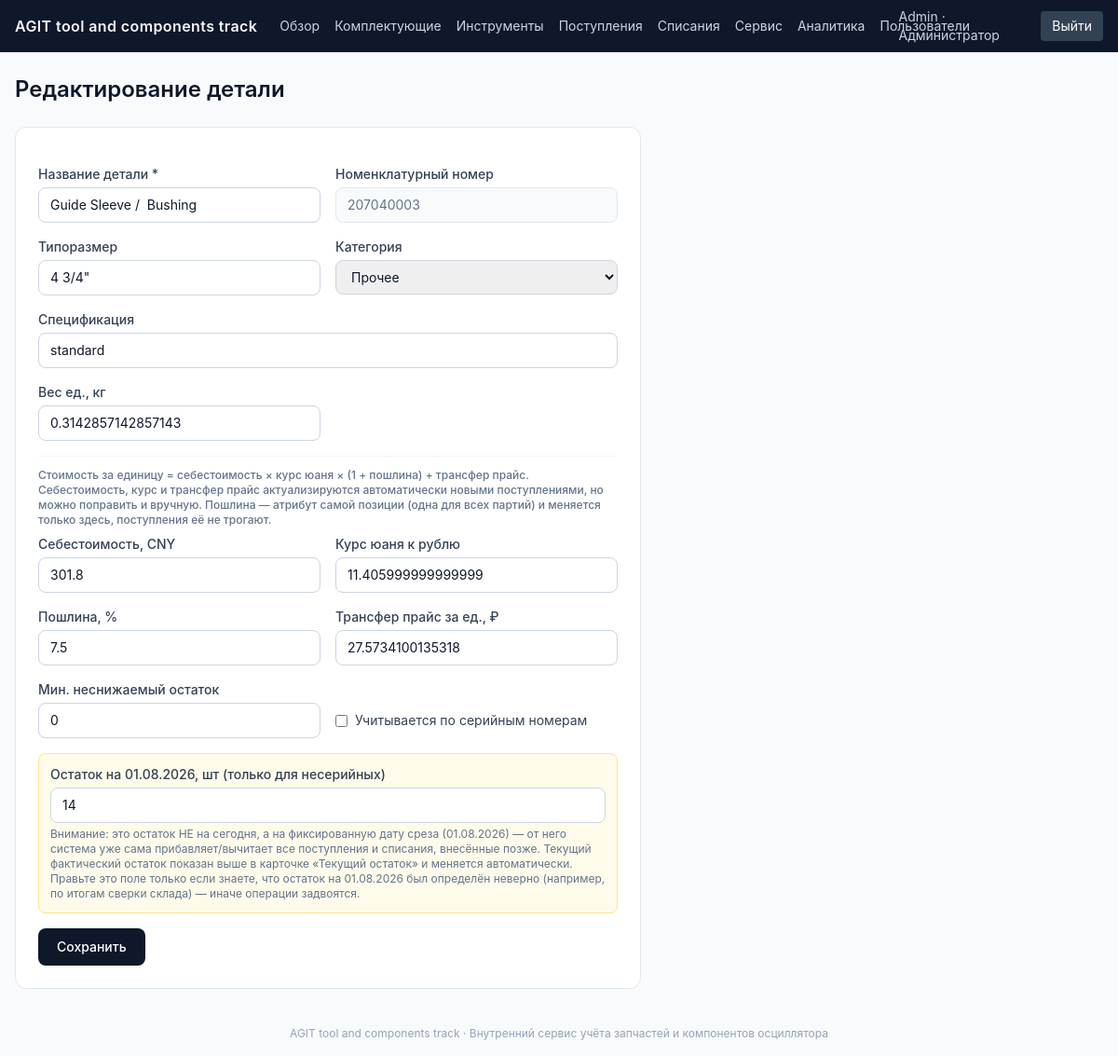
/parts/1/edit (signed in), run on the app's committed database.
### tables this page shows
CREATE TABLE users (
    id            INTEGER PRIMARY KEY AUTOINCREMENT,
    email         TEXT NOT NULL UNIQUE,
    password_hash TEXT NOT NULL,
    full_name     TEXT NOT NULL DEFAULT '',
    role          TEXT NOT NULL DEFAULT 'viewer' CHECK (role IN ('admin', 'engineer', 'viewer')),
    is_active     INTEGER NOT NULL DEFAULT 1,
    created_at    TIMESTAMP NOT NULL DEFAULT CURRENT_TIMESTAMP
);

CREATE TABLE parts (
    id                     INTEGER PRIMARY KEY AUTOINCREMENT,
    tool_size              TEXT NOT NULL DEFAULT '',
    part_name              TEXT NOT NULL,
    part_number            TEXT NOT NULL UNIQUE,
    category               TEXT NOT NULL DEFAULT 'other' CHECK (category IN ('rotor', 'stator', 'other')),
    specification          TEXT NOT NULL DEFAULT '',
    unit_weight_kg         NUMERIC,
    -- Составляющие расчётной стоимости за единицу (см. app/costing.py):
    -- стоимость = standard_cost_cny * exchange_rate * (1 + customs_duty_percent/100)
    --             + unit_transfer_price_rub.
    -- standard_cost_cny / exchange_rate / unit_transfer_price_rub кэшируют
    -- данные САМОГО ПОСЛЕДНЕГО поступления по этой детали (себестоимость
    -- может отличаться от партии к партии) — обновляются автоматически при
    -- регистрации нового поступления (см. routes_receipts.py), либо правятся
    -- вручную в карточке детали. customs_duty_percent — ИСКЛЮЧЕНИЕ: это
    -- атрибут самой позиции (part_number), а не партии — таможенная пошлина
    -- одна и та же для всех поступлений этой детали независимо от партии, и
    -- меняется только вручную в карточке детали (поступления её не трогают).
    standard_cost_cny      NUMERIC,
    exchange_rate          NUMERIC,
    customs_duty_percent   NUMERIC,
    unit_transfer_price_rub NUMERIC,
    min_stock_qty          INTEGER NOT NULL DEFAULT 0,
    is_serialized          INTEGER NOT NULL DEFAULT 1,
    opening_balance_qty    NUMERIC NOT NULL DEFAULT 0,
    created_at             TIMESTAMP NOT NULL DEFAULT CURRENT_TIMESTAMP
);

### app/routes_parts.py (the view, shortened to what this page needs)
@bp.route("/<int:part_id>/edit", methods=("GET", "POST"))
@roles_required("admin", "engineer")
def edit_part(part_id):
    part = db.query_one("SELECT * FROM parts WHERE id = %s", [part_id])
    if not part:
        flash("Деталь не найдена.", "error")
        return redirect(url_for("parts.list_parts"))
    return render_template("parts/edit.html", part=part)

### app/auth.py (called while the page is built)
def load_logged_in_user():
    user_id = session.get("user_id")
    if user_id is None:
        g.user = None
    else:
        g.user = db.query_one(
            "SELECT id, email, full_name, role, is_active FROM users WHERE id = %s",
            [user_id],
        )
        if g.user and not g.user.get("is_active", True):
            g.user = None
            session.clear()

def roles_required(*roles):
    def decorator(view):
        @functools.wraps(view)
        def wrapped(*args, **kwargs):
            if g.user is None:
                return redirect(url_for("auth.login", next=request.path))
            if g.user["role"] not in roles:
                flash("Недостаточно прав для этого действия.", "error")
                return redirect(url_for("dashboard.index"))
            return view(*args, **kwargs)
        return wrapped
    return decorator

def can_edit():
    return g.user is not None and g.user["role"] in ("admin", "engineer")

### app/csrf.py (called while the page is built)
def get_csrf_token():
    token = session.get("_csrf_token")
    if not token:
        token = secrets.token_urlsafe(32)
        session["_csrf_token"] = token
    return token

def init_app(app):
    app.jinja_env.globals["csrf_token"] = get_csrf_token
    @app.before_request
    def _check_csrf():
        if request.method in ("POST", "PUT", "PATCH", "DELETE"):
            sent = request.form.get("csrf_token", "")
            expected = session.get("_csrf_token", "")
            if not expected or not secrets.compare_digest(sent, expected):
                abort(400, description="Некорректный CSRF-токен. Обновите страницу и повторите попытку.")

### app/db.py (called while the page is built, shortened)
def _to_sqlite(query: str) -> str:
    return _PLACEHOLDER_RE.sub("?", query)

def _get_raw_connection():
    if IS_POSTGRES:
        import time
        import psycopg2
        import psycopg2.extras
        last_error = None
        for attempt in range(3):
            try:
                return psycopg2.connect(DATABASE_URL, cursor_factory=psycopg2.extras.RealDictCursor)
            except psycopg2.OperationalError as e:
                last_error = e
                if attempt < 2:
                    time.sleep(1.5 * (attempt + 1))
        raise last_error
    else:
        os.makedirs(os.path.dirname(SQLITE_PATH), exist_ok=True)
        conn = sqlite3.connect(SQLITE_PATH, detect_types=sqlite3.PARSE_DECLTYPES)
        conn.row_factory = sqlite3.Row
        conn.execute("PRAGMA foreign_keys = ON")
        return SqliteConnWrapper(conn)

### app/templates/parts/edit.html (shortened to what this page needs)
{% extends "base.html" %}
{% block content %}
<h1 class="text-2xl font-semibold mb-6">Редактирование детали</h1>
<form method="post" class="bg-white border border-slate-200 rounded-xl p-6 max-w-2xl space-y-4">
  <div class="grid grid-cols-2 gap-4">
    <div>
      <label class="block text-sm font-medium text-slate-700 mb-1">Название детали *</label>
      <input name="part_name" required value="{{ part.part_name }}" class="w-full border border-slate-300 rounded-lg px-3 py-2 text-sm">
    </div>
    <div>
      <label class="block text-sm font-medium text-slate-700 mb-1">Номенклатурный номер</label>
      <input value="{{ part.part_number }}" disabled class="w-full border border-slate-200 bg-slate-50 rounded-lg px-3 py-2 text-sm text-slate-500">
    </div>
    <div>
      <label class="block text-sm font-medium text-slate-700 mb-1">Типоразмер</label>
      <input name="tool_size" value="{{ part.tool_size }}" class="w-full border border-slate-300 rounded-lg px-3 py-2 text-sm">
    </div>
    <div>
      <label class="block text-sm font-medium text-slate-700 mb-1">Категория</label>
      <select name="category" class="w-full border border-slate-300 rounded-lg px-3 py-2 text-sm">
        <option value="other" {{ 'selected' if part.category=='other' }}>Прочее</option>
      </select>
    </div>
    <div class="col-span-2">
      <label class="block text-sm font-medium text-slate-700 mb-1">Спецификация</label>
      <input name="specification" value="{{ part.specification }}" class="w-full border border-slate-300 rounded-lg px-3 py-2 text-sm">
    </div>
    <div>
      <label class="block text-sm font-medium text-slate-700 mb-1">Вес ед., кг</label>
      <input name="unit_weight_kg" type="number" step="0.001" value="{{ part.unit_weight_kg }}" class="w-full border border-slate-300 rounded-lg px-3 py-2 text-sm">
    </div>
    <div class="col-span-2 border-t border-slate-100 pt-3">
      <p class="text-xs font-medium text-slate-500 mb-2">Стоимость за единицу = себестоимость × курс юаня × (1 + пошлина) + трансфер прайс. Себестоимость, курс и трансфер прайс актуализируются автоматически новыми поступлениями, но можно поправить и вручную. Пошлина — атрибут самой позиции (одна для всех партий) и меняется только здесь, поступления её не трогают.</p>
      <div class="grid grid-cols-2 gap-4">
        <div>
          <label class="block text-sm font-medium text-slate-700 mb-1">Себестоимость, CNY</label>
          <input name="standard_cost_cny" type="number" step="0.01" value="{{ part.standard_cost_cny }}" class="w-full border border-slate-300 rounded-lg px-3 py-2 text-sm">
        </div>
        <div>
          <label class="block text-sm font-medium text-slate-700 mb-1">Курс юаня к рублю</label>
          <input name="exchange_rate" type="number" step="0.0001" value="{{ part.exchange_rate }}" class="w-full border border-slate-300 rounded-lg px-3 py-2 text-sm">
        </div>
        <div>
          <label class="block text-sm font-medium text-slate-700 mb-1">Пошлина, %</label>
          <input name="customs_duty_percent" type="number" step="0.01" value="{{ part.customs_duty_percent }}" class="w-full border border-slate-300 rounded-lg px-3 py-2 text-sm">
        </div>
        <div>
          <label class="block text-sm font-medium text-slate-700 mb-1">Трансфер прайс за ед., ₽</label>
          <input name="unit_transfer_price_rub" type="number" step="0.01" value="{{ part.unit_transfer_price_rub }}" class="w-full border border-slate-300 rounded-lg px-3 py-2 text-sm">
        </div>
      </div>
    </div>
    <div>
      <label class="block text-sm font-medium text-slate-700 mb-1">Мин. неснижаемый остаток</label>
      <input name="min_stock_qty" type="number" value="{{ part.min_stock_qty }}" class="w-full border border-slate-300 rounded-lg px-3 py-2 text-sm">
    </div>
    <div class="flex items-center gap-2 mt-6">
      <input type="checkbox" name="is_serialized" id="is_serialized" {{ 'checked' if part.is_serialized }} class="rounded">
      <label for="is_serialized" class="text-sm text-slate-700">Учитывается по серийным номерам</label>
    </div>
    <div class="col-span-2 bg-amber-50 border border-amber-200 rounded-lg p-3">
      <label class="block text-sm font-medium text-slate-700 mb-1">Остаток на 01.08.2026, шт (только для несерийных)</label>
      <input name="opening_balance_qty" type="number" step="1" value="{{ part.opening_balance_qty }}" class="w-full border border-slate-300 rounded-lg px-3 py-2 text-sm">
      <p class="text-xs text-slate-500 mt-1">
        Внимание: это остаток НЕ на сегодня, а на фиксированную дату среза (01.08.2026) —
        от него система уже сама прибавляет/вычитает все поступления и списания, внесённые
        позже. Текущий фактический остаток показан выше в карточке «Текущий остаток» и
        меняется автоматически. Правьте это поле только если знаете, что остаток на
        01.08.2026 был определён неверно (например, по итогам сверки склада) — иначе
        операции задвоятся.
      </p>
    </div>
  </div>
  <button class="bg-slate-900 text-white rounded-lg px-5 py-2.5 text-sm font-medium hover:bg-slate-800">Сохранить</button>
</form>
{% endblock %}

### app/templates/base.html (shortened to what this page needs)
<!doctype html>
<html lang="ru">
<head>
  <script src="https://cdn.tailwindcss.com"></script>
</head>
<body class="bg-slate-50 text-slate-900 min-h-screen flex flex-col">
  {% if current_user %}
  <nav class="bg-slate-900 text-slate-100">
    <div class="max-w-[1600px] mx-auto px-4 xl:px-8">
      <div class="flex items-center justify-between h-14 gap-4">
        <div class="flex items-center gap-6 min-w-0">
          <a href="{{ url_for('dashboard.index') }}" class="font-semibold tracking-wide whitespace-nowrap shrink-0">AGIT tool and components track</a>
          <div class="hidden lg:flex gap-4 text-sm text-slate-300">
            <a href="{{ url_for('dashboard.index') }}" class="hover:text-white">Обзор</a>
            <a href="{{ url_for('parts.list_parts') }}" class="hover:text-white">Комплектующие</a>
            <a href="{{ url_for('tools.list_view') }}" class="hover:text-white">Инструменты</a>
            <a href="{{ url_for('receipts.list_receipts') }}" class="hover:text-white">Поступления</a>
            <a href="{{ url_for('writeoffs.list_writeoffs') }}" class="hover:text-white">Списания</a>
            <a href="{{ url_for('jobs.list_view') }}" class="hover:text-white">Сервис</a>
            <a href="{{ url_for('analytics.index') }}" class="hover:text-white">Аналитика</a>
            {% if current_user.role == 'admin' %}
            <a href="{{ url_for('admin.users') }}" class="hover:text-white">Пользователи</a>
            {% endif %}
          </div>
        </div>
        <div class="flex items-center gap-3 text-sm text-slate-300">
          <a href="{{ url_for('auth.change_password') }}" class="hover:text-white">{{ current_user.full_name or current_user.email }} · {{ role_labels[current_user.role] }}</a>
          <a href="{{ url_for('auth.logout') }}" class="px-3 py-1.5 rounded bg-slate-700 hover:bg-slate-600 text-white">Выйти</a>
        </div>
      </div>
    </div>
  </nav>
  {% endif %}
  <main class="flex-1 max-w-[1600px] mx-auto w-full px-4 xl:px-8 py-6">
    {% block content %}{% endblock %}
  </main>
  <footer class="text-center text-xs text-slate-400 py-4">AGIT tool and components track · Внутренний сервис учёта запчастей и компонентов осциллятора</footer>
</body>
</html>

### app/templates/base.html (style rules this page uses)
body { font-family: -apple-system, BlinkMacSystemFont, "Segoe UI", Roboto, sans-serif; }

### data on the page
users: full_name "Admin", role "Администратор"
parts: part_name "Guide Sleeve / Bushing", part_number "207040003", tool_size "4 3/4\"", specification "standard", unit_weight_kg "0.3142857142857143", standard_cost_cny "301.8", exchange_rate "11.405999999999999", customs_duty_percent "7.5", unit_transfer_price_rub "27.5734100135318", min_stock_qty "0", opening_balance_qty "14"
